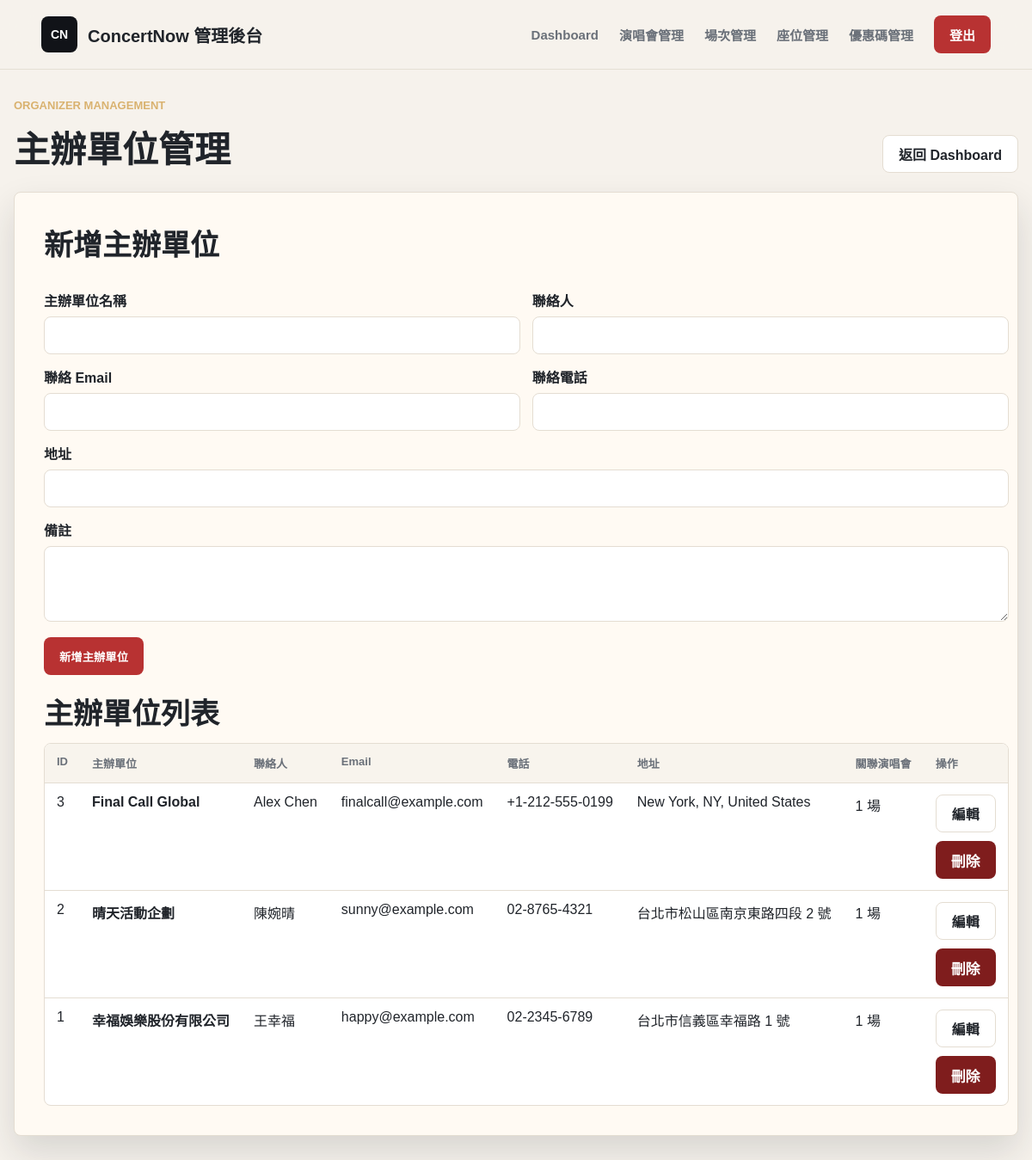
Page /manager/organizers.php (signed in) on the earlier database version.
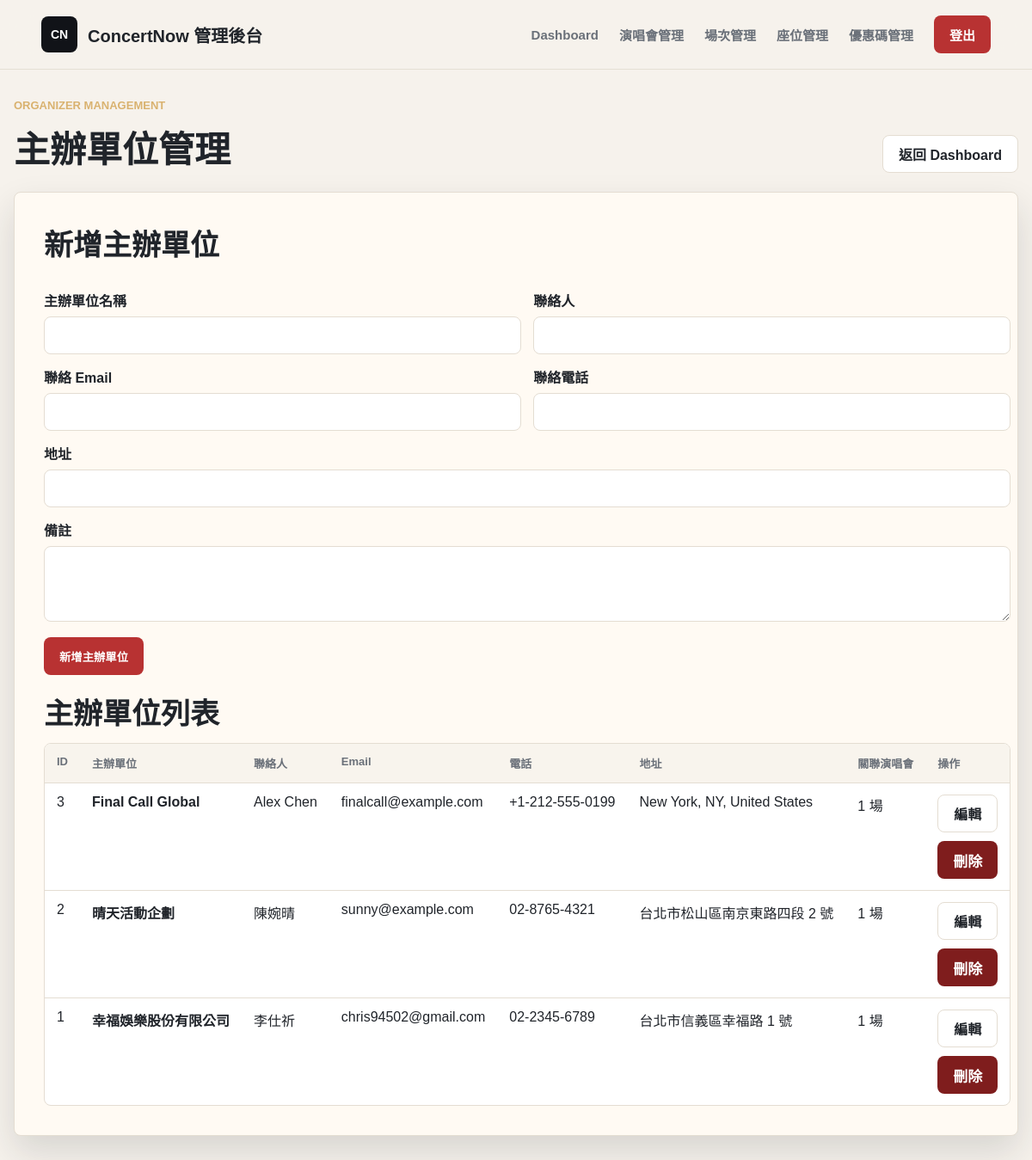
Same page on the later database version.
### tables this page shows
CREATE TABLE Organizer (
    organizer_id INT AUTO_INCREMENT PRIMARY KEY,
    organizer_name VARCHAR(100) NOT NULL UNIQUE,
    contact_person VARCHAR(100) NULL,
    contact_email VARCHAR(100) NULL,
    contact_phone VARCHAR(30) NULL,
    organizer_address VARCHAR(255) NULL,
    note TEXT NULL,
    created_at TIMESTAMP DEFAULT CURRENT_TIMESTAMP,
    updated_at TIMESTAMP DEFAULT CURRENT_TIMESTAMP ON UPDATE CURRENT_TIMESTAMP
);

### includes/manager_auth.php (called while the page is built, shortened)
<?php
function h($value)
{
    return htmlspecialchars((string) $value, ENT_QUOTES, 'UTF-8');
}

### manager/organizers.php (the view, shortened to what this page needs)
<?php
require_once __DIR__ . '/../includes/manager_auth.php';
require_once __DIR__ . '/../includes/db_config.php';
$errors = [];
$organizers = [];
$editOrganizer = null;
$dbReady = $pdo instanceof PDO;
if ($dbReady) {
    try {
        $stmt = $pdo->query(
            'SELECT
                o.organizer_id,
                o.organizer_name,
                o.contact_person,
                o.contact_email,
                o.contact_phone,
                o.organizer_address,
                o.note,
                COUNT(c.concert_id) AS concert_count
             FROM Organizer o
             LEFT JOIN Concert c ON c.organizer_id = o.organizer_id
             GROUP BY
                o.organizer_id,
                o.organizer_name,
                o.contact_person,
                o.contact_email,
                o.contact_phone,
                o.organizer_address,
                o.note
             ORDER BY o.organizer_id DESC'
        );
        $organizers = $stmt->fetchAll();
    } catch (PDOException $exception) {
        error_log('Fetch organizers failed: ' . $exception->getMessage());
        $errors[] = '讀取主辦單位列表失敗，請確認已重新匯入 schema.sql 或執行 organizer_migration.sql。';
    }
}
$isEditing = is_array($editOrganizer);
$formTitle = $isEditing ? '修改主辦單位' : '新增主辦單位';
$formData = [
    'organizer_name' => $isEditing ? ($editOrganizer['organizer_name'] ?? '') : ($_POST['organizer_name'] ?? ''),
    'contact_person' => $isEditing ? ($editOrganizer['contact_person'] ?? '') : ($_POST['contact_person'] ?? ''),
    'contact_email' => $isEditing ? ($editOrganizer['contact_email'] ?? '') : ($_POST['contact_email'] ?? ''),
    'contact_phone' => $isEditing ? ($editOrganizer['contact_phone'] ?? '') : ($_POST['contact_phone'] ?? ''),
    'organizer_address' => $isEditing ? ($editOrganizer['organizer_address'] ?? '') : ($_POST['organizer_address'] ?? ''),
    'note' => $isEditing ? ($editOrganizer['note'] ?? '') : ($_POST['note'] ?? ''),
];
?>
<!doctype html>
<html lang="zh-Hant">
<head>
    <link rel="stylesheet" href="../assets/css/style.css">
</head>
<body>
    <header class="site-header">
        <a class="brand" href="/concert_system/manager/dashboard.php" aria-label="ConcertNow 管理後台">
            <span class="brand-mark">CN</span>
            <span>ConcertNow 管理後台</span>
        </a>
        <nav class="main-nav" aria-label="管理功能">
            <a href="/concert_system/manager/dashboard.php">Dashboard</a>
            <a href="/concert_system/manager/concerts.php">演唱會管理</a>
            <a href="/concert_system/manager/shows.php">場次管理</a>
            <a href="/concert_system/manager/seats.php">座位管理</a>
            <a href="/concert_system/manager/promocodes.php">優惠碼管理</a>
            <a class="login-button" href="/concert_system/manager/logout.php">登出</a>
        </nav>
    </header>
    <main class="concert-section manager-organizers">
        <div class="section-title">
            <div>
                <p>Organizer Management</p>
                <h2>主辦單位管理</h2>
            </div>
            <a class="secondary-action" href="/concert_system/manager/dashboard.php">返回 Dashboard</a>
        </div>
        <section class="placeholder-card organizers-panel">
            <div class="organizers-layout">
                <form class="organizer-form" method="post" action="/concert_system/manager/organizers.php">
                    <h1><?= h($formTitle) ?></h1>
                    <div class="organizer-form-grid">
                        <label>
                            主辦單位名稱
                            <input type="text" name="organizer_name" value="<?= h($formData['organizer_name']) ?>" required <?= !$dbReady ? 'disabled' : '' ?>>
                        </label>
                        <label>
                            聯絡人
                            <input type="text" name="contact_person" value="<?= h($formData['contact_person']) ?>" <?= !$dbReady ? 'disabled' : '' ?>>
                        </label>
                        <label>
                            聯絡 Email
                            <input type="email" name="contact_email" value="<?= h($formData['contact_email']) ?>" <?= !$dbReady ? 'disabled' : '' ?>>
                        </label>
                        <label>
                            聯絡電話
                            <input type="text" name="contact_phone" value="<?= h($formData['contact_phone']) ?>" <?= !$dbReady ? 'disabled' : '' ?>>
                        </label>
                        <label class="field-wide">
                            地址
                            <input type="text" name="organizer_address" value="<?= h($formData['organizer_address']) ?>" <?= !$dbReady ? 'disabled' : '' ?>>
                        </label>
                        <label class="field-wide">
                            備註
                            <textarea name="note" <?= !$dbReady ? 'disabled' : '' ?>><?= h($formData['note']) ?></textarea>
                        </label>
                    </div>
                    <div class="organizer-actions">
                        <button class="placeholder-link" type="submit" <?= !$dbReady ? 'disabled' : '' ?>>
                            <?= $isEditing ? '更新主辦單位' : '新增主辦單位' ?>
                        </button>
                    </div>
                </form>
                <div>
                    <h1>主辦單位列表</h1>
                    <div class="table-wrap">
                        <?php if ($organizers): ?>
                            <table class="organizer-table">
                                <thead>
                                    <tr>
                                        <th>ID</th>
                                        <th>主辦單位</th>
                                        <th>聯絡人</th>
                                        <th>Email</th>
                                        <th>電話</th>
                                        <th>地址</th>
                                        <th>關聯演唱會</th>
                                        <th>操作</th>
                                    </tr>
                                </thead>
                                <tbody>
                                    <?php foreach ($organizers as $organizer): ?>
                                        <tr>
                                            <td><?= h($organizer['organizer_id']) ?></td>
                                            <td><strong><?= h($organizer['organizer_name']) ?></strong></td>
                                            <td><?= h($organizer['contact_person'] ?: '-') ?></td>
                                            <td><?= h($organizer['contact_email'] ?: '-') ?></td>
                                            <td><?= h($organizer['contact_phone'] ?: '-') ?></td>
                                            <td><?= h($organizer['organizer_address'] ?: '-') ?></td>
                                            <td><?= h((int) $organizer['concert_count']) ?> 場</td>
                                            <td>
                                                <div class="table-actions">
                                                    <a class="secondary-action" href="/concert_system/manager/organizers.php?edit_id=<?= h($organizer['organizer_id']) ?>">編輯</a>
                                                    <form method="post" action="/concert_system/manager/organizers.php" onsubmit="return confirm('確定要刪除此主辦單位嗎？相關演唱會會改成未指定主辦單位。');">
                                                        <button class="danger-action" type="submit">刪除</button>
                                                    </form>
                                                </div>
                                            </td>
                                        </tr>
                                    <?php endforeach; ?>
                                </tbody>
                            </table>
                        <?php else: ?>
                            <div class="empty-row">目前沒有主辦單位。</div>
                        <?php endif; ?>
                    </div>
                </div>
            </div>
        </section>
    </main>
</body>
</html>

### assets/css/style.css (style rules this page uses)
:root { --bg: #f6f2ec; --surface: #fffaf3; --text: #20242a; --muted: #6a7079; --line: #e4ddd2; --accent: #b83232; --accent-dark: #8f2323; --ink: #111318; --shadow: 0 18px 40px rgba(31, 35, 40, 0.14); }
* { box-sizing: border-box; }
html { scroll-behavior: smooth; }
body { margin: 0; min-height: 100vh; background: var(--bg); color: var(--text); font-family: "PingFang TC", "Noto Sans TC", "Microsoft JhengHei", Arial, sans-serif; }
a { color: inherit; text-decoration: none; }
.site-header { position: sticky; top: 0; z-index: 20; display: flex; align-items: center; justify-content: space-between; gap: 24px; width: 100%; padding: 18px clamp(18px, 4vw, 56px); background: rgba(246, 242, 236, 0.92); border-bottom: 1px solid rgba(228, 221, 210, 0.9); backdrop-filter: blur(16px); }
.brand { display: inline-flex; align-items: center; gap: 12px; font-size: 20px; font-weight: 800; letter-spacing: 0; }
.brand-mark { display: inline-grid; place-items: center; width: 42px; height: 42px; color: #fff; background: var(--ink); border-radius: 8px; font-size: 14px; }
.main-nav { display: flex; align-items: center; gap: clamp(12px, 2vw, 28px); color: var(--muted); font-size: 15px; font-weight: 700; }
.login-button, .primary-action, .ticket-link, .secondary-action, .disabled-action, .seat-zone-action, .show-select-action, .placeholder-link, .auth-submit { display: inline-flex; align-items: center; justify-content: center; min-height: 44px; padding: 0 18px; border: 0; border-radius: 8px; background: var(--accent); color: #fff; font-weight: 800; cursor: pointer; }
.secondary-action { border: 1px solid var(--line); background: #fff; color: var(--text); }
.slide-kicker, .section-title p { margin: 0 0 10px; color: #d9b26f; font-size: 13px; font-weight: 900; letter-spacing: 0; text-transform: uppercase; }
.concert-section { width: min(1180px, calc(100% - 32px)); margin: 64px auto 72px; }
.section-title { display: flex; align-items: end; justify-content: space-between; gap: 20px; margin-bottom: 22px; }
.section-title h2 { margin: 0; color: var(--text); font-size: clamp(28px, 4vw, 42px); letter-spacing: 0; }
.placeholder-card { width: min(620px, 100%); padding: 34px; border: 1px solid var(--line); border-radius: 8px; background: var(--surface); box-shadow: var(--shadow); }
.placeholder-card h1 { margin: 0 0 12px; font-size: 34px; }
.danger-action { border-color: #e2b4b4; color: #9a2525; font-size: 17px; }

### manager/organizers.php (style rules this page uses)
.manager-organizers { margin-top: 34px; }
.organizers-panel { width: 100%; max-width: none; }
.organizers-layout, .organizer-form { display: grid; gap: 18px; }
.organizer-form-grid { display: grid; grid-template-columns: repeat(2, minmax(0, 1fr)); gap: 14px; }
.organizer-form label { display: grid; gap: 7px; font-weight: 800; }
.organizer-form input, .organizer-form textarea { width: 100%; min-height: 44px; padding: 10px 12px; border: 1px solid var(--line); border-radius: 8px; background: #fff; color: var(--text); font: inherit; }
.organizer-form textarea { min-height: 88px; resize: vertical; }
.field-wide { grid-column: 1 / -1; }
.organizer-actions, .table-actions { display: flex; flex-wrap: wrap; gap: 10px; align-items: center; }
.table-wrap { overflow-x: auto; border: 1px solid var(--line); border-radius: 8px; background: #fff; }
.organizer-table { width: 100%; min-width: 1080px; border-collapse: collapse; }
.organizer-table th, .organizer-table td { padding: 13px 14px; border-bottom: 1px solid var(--line); text-align: left; vertical-align: top; white-space: nowrap; }
.organizer-table th { background: #f8f4ed; color: var(--muted); font-size: 13px; font-weight: 900; }
.organizer-table tr:last-child td { border-bottom: 0; }
.danger-action { display: inline-flex; align-items: center; justify-content: center; min-height: 44px; padding: 0 18px; border: 0; border-radius: 8px; background: #7f1d1d; color: #fff; font-weight: 800; cursor: pointer; }

Differences in the rows shown:
changed organizer "幸福娛樂股份有限公司": contact_person "王幸福" → "李仕祈"; contact_email "happy@example.com" → "chris94502@gmail.com"
